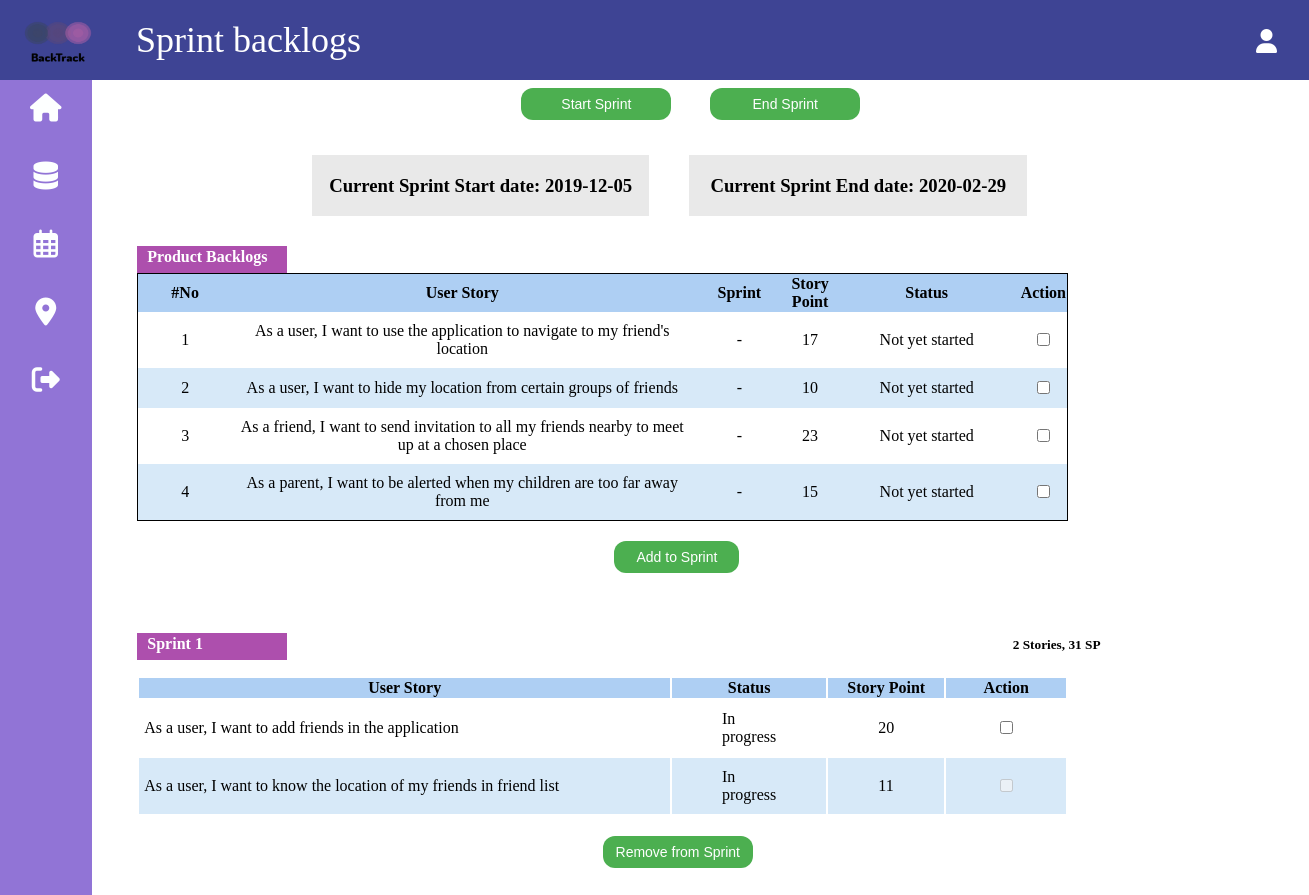
/6/sprintbacklogs/current, run on the app's committed database.
### application/models.py (models this page shows, shortened)
class PBI(models.Model):
    status_choice = [('New', 'Not yet started'), ('Progress', 'In progress'), ('Not', 'Unfinished') ,('Done', 'Completed')]
    pbi_id = models.AutoField(primary_key = True)
    project_id = models.ForeignKey(Project, on_delete = models.CASCADE)
    sprint_number = models.ForeignKey(Sprint, on_delete = models.CASCADE, null = True, default = None, blank = True)
    epic = models.TextField(default = " ", blank = True)
    user_story = models.TextField(default = " ")
    story_point = models.IntegerField(default = 0)
    status = models.CharField(max_length = 50, choices = status_choice, default = 'New')
    objects = PBI_Manager()
    def simple_serialise(self):
        data = {}
        data["pbi_id"] = self.pbi_id
        data["project_id"] = self.project_id if self.project_id == None else self.project_id.pk
        data["sprint"] = self.sprint_number if self.sprint_number == None else self.sprint_number.sprint_number
        data["user_story"] = self.user_story
        data["story_point"] = self.story_point
        data["status"] = self.getStatus()
        data["can_remove_from_sprint"] = self.canRemoveFromSprint()
        return data
    def getNumOfPbi():
        return PBI.objects.all().count() + 1
    priority = models.IntegerField(null = True , default = getNumOfPbi, blank = True)
    def getStatus(self):
        if self.status == "Done":
            return "Completed"
        pbiTask = Task.objects.all().filter(pbi_id = self.pbi_id)
        pbiTask = pbiTask.exclude(effort_hour = 0)
        pbiTaskCount = pbiTask.count()
        notYetStarted = 0
        completed = 0
        unfinished = 0
        if (pbiTaskCount == 0):
            if self.status == "Not":
                return "Unfinished"
            else:
                return "Not yet started"
        else:
            for _task in pbiTask:
                if (_task.status == 'New'):
                    notYetStarted += 1
                elif(_task.status == 'Done'):
                    completed +=1
            if(notYetStarted == pbiTaskCount):
                return "Not yet started"
            elif(completed == pbiTaskCount):
                return "Completed"
            else:
                self.status = 'Progress'
                self.save()
                return "In progress"
    def canRemoveFromSprint(self):
        if self.status == "Done":
            return 0
        pbiTask = Task.objects.all().filter(pbi_id = self.pbi_id)
        pbiTask = pbiTask.exclude(effort_hour = 0)
        pbiTask = pbiTask.filter(status = "Done")
        if (pbiTask.count() == 0):
            return 1
        return 0

### application/views/sprint_backlog_views.py (the view, shortened to what this page needs)
# urls.py: path('<int:project_id>/sprintbacklogs/current', sb_views.SprintBacklogList.as_view(), name="sprint_backlog_current"),
class SprintBacklogList(TemplateView):
    template_name = "SB.html"
    def get_context_data(self, **kwargs):
        context = super().get_context_data(**kwargs)
        sprint_id = -1
        try:
            sprint_id = self.kwargs['sprint_id']
        except:
            pass
        data = {}
        if sprint_id == -1:
            data = SprintBacklogList.get_data(self.kwargs['project_id'])
        else:
            data = SprintBacklogList.get_data(self.kwargs['project_id'], sprint_id)
        if (data == None):
            context["hasCurrentSprint"] = 0
            context["project_id"] = self.kwargs['project_id']
        else:
            context["hasCurrentSprint"] = 1
            context["in_progress_pbi"] = data["in_progress_pbi"]
            context["current_sprint_pbi"] = data["current_sprint_pbi"]
            context["number_of_stories"] = data["number_of_stories"]
            context["total_story_points"] = data["total_story_points"]
            context["current_sprint_number"] = data["current_sprint_number"]
            context["start_date"] = data["start_date"]
            context["end_date"] = data["end_date"]
            context["current_sprint_id"] = data["current_sprint_id"]
            context["project_id"] = self.kwargs['project_id']
        return context
    @staticmethod
    def get_data(project_id, sprint_id = -1):
        current_sprint_id = -1
        if sprint_id == -1:
            current_sprint_id = SprintBacklogList.get_current_sprint_id(project_id)
        else:
            current_sprint_id = sprint_id
        notCompletedPBI = []
        current_sprint_pbi = []
        data = {}
        number_of_stories = 0
        total_story_points = 0
        if current_sprint_id:
            for pbi in PBI.objects.filter(project_id = project_id).order_by('priority'):
                if pbi.sprint_number == None:
                    if (pbi.getStatus() != "Completed"):
                        notCompletedPBI.append(pbi.simple_serialise())
                elif pbi.sprint_number.pk == current_sprint_id:
                    current_sprint_pbi.append(pbi.simple_serialise())
                    number_of_stories += 1
                    total_story_points += pbi.story_point
        try:
            currentSprint = Sprint.objects.get(sprint_id = current_sprint_id)
        except:
            return None
        currentSprintData = currentSprint.simple_serialise()
        data["start_date"] = currentSprintData["start_date"]
        data["end_date"] = currentSprintData["end_date"]
        data["in_progress_pbi"] = notCompletedPBI
        data["current_sprint_pbi"] = current_sprint_pbi
        data["number_of_stories"] = number_of_stories
        data["total_story_points"] = total_story_points
        data["current_sprint_number"] = Sprint.objects.get(pk=current_sprint_id).sprint_number
        data["current_sprint_id"] = current_sprint_id
        return data
    @staticmethod
    def get_current_sprint_id(project_ID):
        today = datetime.datetime.today()
        listOfSprints = Sprint.objects.filter(project_id = project_ID)
        sprints = listOfSprints.filter(end_date__gt = today)
        if sprints:
            return (sprints[0].pk)
        else:
            return None

### application/context_processors.py (called while the page is built, shortened)
def add_variable_to_context(request):
    context_var = {
        'user_name' : "" ,
        'user_role' : ""
    }
    user_id_1 = request.COOKIES.get('user_id')
    return context_var

### application/models.py (called while the page is built)
    def simple_serialise(self):
        data = {}
        data["sprint_id"] = self.sprint_id
        data["sprint_number"] = self.sprint_number
        data["project_id"] = self.project_id if self.project_id == None else self.project_id.pk
        data["start_date"] = self.start_date if self.start_date == None else self.start_date.strftime("%Y-%m-%d")
        data["end_date"] = self.end_date if self.end_date == None else self.end_date.strftime("%Y-%m-%d")
        return data

### templates/SB.html (shortened to what this page needs)
{% extends 'common/base.html' %}
{% block title %}Sprint backlogs{% endblock %}
{% block content %}
<head>
    <link rel="stylesheet" type="text/css" href="/static/style/styleSB.css">
</head>
<div class="content">
    {% if hasCurrentSprint == 0 %}
    <h2 style="margin-top: 100px;">There is no current sprint yet!</h2>
    <h3><a href = "/{{ project_id }}/sprintlist/">Create now</a></h3>
    {% else %}
    {% if user_role != 'SM' %}
    <a href="/sprintbacklogs/current/start_sprint/{{ project_id }}/{{ current_sprint_id }}"><button type="button" class='startsprint'>Start Sprint</button></a>
    <a href="/sprintbacklogs/current/end_sprint/{{ project_id }}/{{ current_sprint_id }}"><button type="button" class='endsprint'>End Sprint</button></a><br>
    {% endif %}
    <div class= "horizontal_view">
        <div class = "container1">
            <h3>Current Sprint Start date: {{ start_date }}</h3>
        </div>
        <div class = "container1">
                <h3>Current Sprint End date: {{ end_date }}</h3>
        </div>
    </div>
    <h4 class="title1">Product Backlogs</h4>
    <table class="table in_progress_pbi_list" style="width:80%">
        <thead>
        <tr>
            <th width="10%">#No</th>
            <th width="50%">User Story</th>
            <th width="10%">Sprint</th>
            <th width="5%">Story Point</th>
            <th width="20%">Status </th>
            <th width="5%">Action</th>
        </tr>
        </thead>
        <tbody>
        {% for pbi in in_progress_pbi %}
            <tr class="in_progress_pbi">
            <td scope="row">{{forloop.counter}}</td>
            <td>{{ pbi.user_story }}</td>
            <td>-</td>
            <td>{{ pbi.story_point }}</td>
            <td>{{ pbi.status }}</td>
            {% if user_role != 'SM' %}
            <td> <input type= 'checkbox' value={{ pbi.pbi_id }} ></td>
            {% else %}
            <td> <input type= 'checkbox' value={{ pbi.pbi_id }} disabled></td>
            {% endif %}
            </tr>
        {% endfor %}
        </tbody>
    </table>
    {% if user_role != 'SM' %}
    <button type="button" class="addButton" onclick="add_to_sprint()">Add to Sprint</button><br>
    {% endif %}
    <h4 class="title2" ><a style="color:white;text-decoration: none;margin-bottom:0;" href="/sprintpage/{{ project_id }}/{{ current_sprint_number }}" title="To Sprint {{ current_sprint_number }} overall">Sprint {{ current_sprint_number }}</a></h4>
    <h5 class="storypoints">{{ number_of_stories }} Stories, {{ total_story_points }} SP</h5>
    <table class="table1 current_sprint_pbi_list" style="width:80%; margin-bottom: 0;padding:0;">
            <thead style= "margin:0">
            <tr>
                <th width="70%">User Story</th>
                <th width="15%">Status</th>
                <th width="10%">Story Point</th>
                <th width="5%">Action</th>
            </tr>
            </thead>
        <tbody>
            {% for pbi in current_sprint_pbi %}
            <tr class="current_sprint_pbi">
                <td scope="row" width="70%"><a href="/insprint/{{ project_id }}/{{ current_sprint_number }}/{{ pbi.pbi_id }}" style="text-decoration: none; color: black" title="To this PBI">{{ pbi.user_story }}</a></td>
                <td class="tableIcon" width="15%">{{ pbi.status }}</i></td>
                <td class="effortHour" width="10%">{{  pbi.story_point }}</td>
                {% if pbi.can_remove_from_sprint == 0 or user_role == 'SM'%}
                    <td width="5%" class= "remove"> <input type= 'checkbox' value={{ pbi.pbi_id }} disabled></td>
                {% else %}
                    <td width="5%" class= "remove"> <input type= 'checkbox' value={{ pbi.pbi_id }}></td>
                {% endif %}
            </tr>
            {% endfor %}
        </tbody>
    </table>
    {% if user_role != 'SM' %}
    <button type="button" class="removeButton" onclick="remove_from_sprint()">Remove from Sprint</button><br>
    {% endif %}
    {% endif %}
</div>
{% endblock %}

### static/style/styleSB.css (style rules this page uses)
.title1 { background-color: rgb(173, 79, 173); color: white; height: 25px; width: 140px; margin-bottom: 0px; padding-top: 2px; margin-top: 30px; display: inline-block; padding-left: 10px; }
.content { margin-left: 10%; margin-top: 5%; }
.table { margin-top: 0px; margin-bottom: 20px; table-layout: fixed; word-wrap:break-word; margin-right: 50px; border-collapse: collapse; border: 1px solid black; }
td { text-align: center; vertical-align: middle; padding: 10px 5px; }
tr:nth-child(even) { background-color: #d7e9f8; }
th { background-color: #aecff3; }
.title2 { background-color: rgb(173, 79, 173); color: white; height: 25px; width: 140px; margin-bottom: 0px; padding-top: 2px; margin-top: 30px; display: inline-block; padding-left: 10px; }
.storypoints { display: inline-block; margin-left: 62%; }
.table1 td { text-align: left; vertical-align: middle; padding-right: 50px; padding-top: 10px; padding-bottom: 10px; }
.tableIcon { text-align: middle; vertical-align: middle; padding-left: 50px; }
.effortHour { text-align: middle; vertical-align: middle; padding-left: 50px; }
.remove { text-align: middle; vertical-align: middle; padding-left: 50px; }
button { background-color: #4CAF50; border: none; width: 150px; color: white; padding: 8px 10px; text-decoration: none; display: inline-block; margin: 8px 0px; cursor: pointer; font-size: 18px; margin-top: 30px; border-radius: 12px; margin-left: 40%; margin-top: 0; margin-bottom: 30px; font-size: 14px; text-align: center; }
.addButton { width: 125px; margin-left: 41%; }
.removeButton { margin-top: 20px; }
.startsprint { margin-left: 33%; margin-top: 2%; }
.endsprint { margin-left: 3%; margin-top: 2%; }
.horizontal_view { display: flex; flex-direction: row; justify-content: flex-start; height: auto; width: 95%; flex-wrap: wrap; margin-left: 15% }
.container1 { background-color: rgb(233, 233, 233); width:30%; padding: 1px 3px; margin-top: 5px; margin-right: 40px; text-align: center; }

### templates/common/base.html (style rules this page uses)
button { background-color: #4CAF50; border: none; width: 230px; color: white; padding: 14px 20px; text-align: center; text-decoration: none; display: inline-block; margin: 8px 0px; cursor: pointer; font-size: 18px; margin-top: 30px; border-radius: 12px; }

### data on the page
PBI: user_story "As a user, I want to use the application to navigate to my friend's location"
PBI: user_story "As a user, I want to hide my location from certain groups of friends"
PBI: user_story "As a friend, I want to send invitation to all my friends nearby to meet up at a chosen place"
PBI: user_story "As a parent, I want to be alerted when my children are too far away from me"
PBI: user_story "As a user, I want to add friends in the application"
PBI: user_story "As a user, I want to know the location of my friends in friend list"

### other printed values
{{ start_date }} "2019-12-05"
{{ end_date }} "2020-02-29"
{{ pbi.story_point }} "17" "10" "23" "15"
{{ pbi.status }} "Not yet started" "Not yet started" "Not yet started" "Not yet started"
{{ current_sprint_number }} "1"
{{ number_of_stories }} "2"
{{ total_story_points }} "31"
{{ pbi.status }} "In progress" "In progress"
{{ pbi.story_point }} "20" "11"
